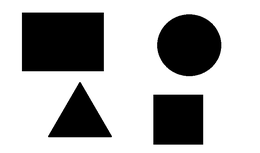
%> input picture bw_sekil.png, 260 x 153 px, shrunk from 746 x 438 before the run
$ octave sekil_bilgileri.m   (GNU Octave 9; MATLAB toolbox functions it lacks are replaced by stand-ins)
%> lines starting %> are read from the running program, lines starting %| are printed output that depends on the picture; in (x1, y1, x2, y2) boxes, pixels count from 0 and x2, y2 are one past the last pixel; in counts of white or black regions, pixels touching at a corner belong together; the program's own positions count from 1
resimOrjinal = imread('bw_sekil.png');
%> resimOrjinal is the input picture: size 153x260x3 uint8; min 0, max 255, mean 176.6
% resmi yükledik


subplot(2,2,1);
imshow(resimOrjinal);
title('Orjinal Resim');
% orjinal resmi 4'e böldüğümüz alanın 1 numaralı kısmına yerleştirdik(figure'de)


resimsiyah=(resimOrjinal(:,:,1)/3)+(resimOrjinal(:,:,2)/3)+(resimOrjinal(:,:,3)/3);
% renk dizilerinin 1/3 oranıyla gri renk elde edildi


resimrenkkodu=sum(sum(resimsiyah));
%> resimrenkkodu = 7025775
resimrenkkodu=resimrenkkodu/(max(size(resimsiyah))* min(size(resimsiyah)));
%> resimrenkkodu = 176.6
resimrenkkodu=round(resimrenkkodu);
%> resimrenkkodu = 177
% resmin renk kodu hesaplandı


resimsiyah=resimsiyah<50;
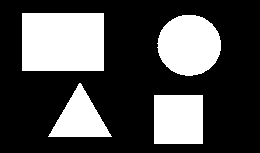
%> resimsiyah: size 153x260 logical; 30.1% white; 4 white regions, box (x1, y1, x2, y2) and area: (22, 13, 104, 71) 4756, (157, 15, 221, 76) 3048, (154, 95, 203, 144) 2401, (48, 83, 112, 137) 1768
% Gri olan Resimde belli bir eşik değerin altında kalan (50) renkleri logical olarak bir veya sıfır diye kodladık


resimsiyah=[resimsiyah.*1];
% Logical olan dizi tipi üzerinde işlem yapmak yerine diziyi normal double dizi tipine dönüşümünü sağlandı.


etiket=2;
% etiket 2 den başlamasının sebebi 0 ve 1 değerleri zaten dizide mevcut bunlar haricindeki en küçük sayı 2 dir.


while(find(resimsiyah==1))
% resimde 1 değerine sahip piksel bulunduğu müddetçe döngü işlemlere devam edecek.


[birx,biry] = find(resimsiyah==1,1);
% ilk bulduğu 1 pikselinin x ve y değerleri alınacak.


ekle=etiket;
% bu eşitlemenin sebebi komşularından biri daha önce etiketlenmiş mi yoksa sadece 1 veya 0 mı diye kontrol etmek


if ~(resimsiyah(birx-1,biry)==1 || resimsiyah(birx-1,biry)==0)
ekle=resimsiyah(birx-1,biry);
end
% ust (burada önem sırasına göre komşuları dizdim bu elemanın hemen üstündeki piksel daha önceden etiketlenmiş mi diye bakılıyor.)


if ~(resimsiyah(birx-1,biry-1)==1 || resimsiyah(birx-1,biry-1)==0)
ekle=resimsiyah(birx-1,biry-1);
end
% sol ust ( az önceki uste kıyasla daha önemli olan komşunun etiketi diye varmı bakılıyor.)


if ~(resimsiyah(birx,biry-1)==1 || resimsiyah(birx,biry-1)==0)
ekle=resimsiyah(birx,biry-1);
end
% sol (sol ust komşuluğa göre daha önemli olan sol taraftaki piksel etiketi varmı kontrolu yapılıyor.)


if ~(resimsiyah(birx+1,biry-1)==1 || resimsiyah(birx+1,biry-1)==0)
ekle=resimsiyah(birx+1,biry-1);
end
%sol alt ( En önemli komşu piksel etiketi var mı diye bakılıyor eğer varsa diğer iflere girse bile bu değeri alıcaktır.)


if ekle~=etiket
resimsiyah(birx,biry)=ekle;
else
resimsiyah(birx,biry)=ekle;
etiket=etiket+1;
end
end
%> this loop made 11973 passes
%> (birx, biry, etiket) on pass 1: (14, 23, 3)
%> (birx, biry) on passes 2 to 7: (15, 23), (16, 23), (17, 23), (18, 23), (19, 23), (20, 23)
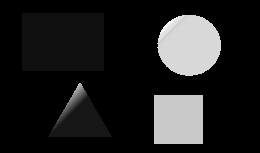
%> resimsiyah: size 153x260 double; min 0, max 33, mean 4.2; drawn with min black and max white
%> after the loop, etiket = 34
% tüm 4 lü komşulara bakıldı fakat ilk başta eşitlediğimiz ekle ve etiket değeri aynı mı diye bakılıcak. Çünkü komşuluklardan birine
% bile girmişse o zaman aynı olmazlar dolayısıyla resimde bu sahip olduğu etiketi almalıdır.

% yukarıdaki döngüde aynı nesne birçok etikete sahip olabilir. bu durumu
% düzeltmek için etiketler arası uzaklık kontrolu yapılıyor. Böylece
% program aynı nesneye farklı iki etiket vermiş ise bunu uzaklık denklemi
% ile fark edip düzeltiyor. Böylece her nesne farklı bir etiket ile
% belirtilicek.

etiket=etiket-1;
%> etiket = 33
while etiket>2
[a1,b1]=find(resimsiyah==etiket,1);
[a2,b2]=find(resimsiyah==etiket-1,1);
if sqrt((a1-a2).^2 + (b1-b2).^2)   <=20
resimsiyah(resimsiyah==etiket)=etiket-1;
end
etiket=etiket-1;
end
%> this loop made 31 passes
%> (a1, b1, a2, b2, etiket) on passes 1 to 12: (28, 164, 31, 162, 32), (31, 162, 33, 161, 31), (33, 161, 36, 160, 30), (36, 160, 39, 159, 29), (39, 159, 48, 158, 28), (48, 158, 44, 158, 27), (44, 158, 96, 155, 26), (96, 155, 85, 79, 25), (85, 79, 87, 78, 24), (87, 78, 89, 77, 23), (89, 77, 92, 75, 22), (92, 75, 94, 74, 21)
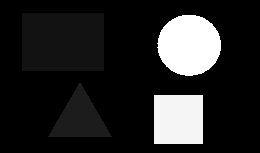
%> resimsiyah: size 153x260 double; 8.49% of pixels changed, all inside (x1, y1, x2, y2) = (49, 15, 221, 135); drawn with min black and max white

disp('*** 1 ***');
nesneetiketleri=unique(resimsiyah);
%> nesneetiketleri = [0; 2; 3; 26; 27]
fprintf('Özellikleri Bulunan Toplam Nesne Sayısı= %d\n',length(nesneetiketleri)-1);
%| Özellikleri Bulunan Toplam Nesne Sayısı= 4
% bulunan nesne sayıları yazdırılır


disp('*** 2 ***');
fprintf('Resmin Ortalama Renk Kodu= %d\n',resimrenkkodu);
%| Resmin Ortalama Renk Kodu= 177
% bulunan nesnelerin renk kodları ekrana yazdırılır


disp('*** 3 ***');
subplot(2,2,2);
imshow(resimsiyah);
hold on
title('Nesnelerin Alanları');
tur=0;
for i = 2:length(nesneetiketleri)
tur=tur+1;
[alanx,alany]=find(resimsiyah== nesneetiketleri(i));
plot(alany,alanx,'g.')
fprintf('%d.Nesnenin Alanı= %d\n',tur,length(alanx));
end
%> this loop made 4 passes
%| 1.Nesnenin Alanı= 4756
%| 2.Nesnenin Alanı= 1768
%| 3.Nesnenin Alanı= 2401
%| 4.Nesnenin Alanı= 3048
% tüm nesnelerin alanları ekrana yazdırılır


disp('*** 4 ***');
subplot(2,2,3);
imshow(resimsiyah);
hold on
title('Nesnelerin Ağırlık Merkezleri');
tur=0;
for i = 2:length(nesneetiketleri)
tur=tur+1;
[alanx,alany]=find(resimsiyah== nesneetiketleri(i));
alanxmean=round(mean(alanx));
alanymean=round(mean(alany));
plot(alanymean,alanxmean,'r.','MarkerSize',5)
fprintf('%d.Nesnenin Ağırlık Merkezi: X=%d ,Y=%d\n',tur,alanymean,alanxmean);
end
%> this loop made 4 passes
%> (alanxmean, alanymean) on passes 1 to 4: (43, 64), (119, 80), (120, 179), (46, 190)
%| 1.Nesnenin Ağırlık Merkezi: X=64 ,Y=43
%| 2.Nesnenin Ağırlık Merkezi: X=80 ,Y=119
%| 3.Nesnenin Ağırlık Merkezi: X=179 ,Y=120
%| 4.Nesnenin Ağırlık Merkezi: X=190 ,Y=46
% bu alanda tüm nesnelerin ağırlık merkezleri bulundu.


disp('*** 5 ***');
subplot(2,2,4);
imshow(resimsiyah);
title('Nesnelerin Çevreleri');
hold on
kenar=[];
tur=0;
for i = 2:length(nesneetiketleri)
kenar=[];
tur=tur+1;
while(find(resimsiyah== nesneetiketleri(i)))
[plotx,ploty] = find(resimsiyah== nesneetiketleri(i),1);
% bu alanda tüm nesnelerin çevreleri bulundu.


%ust kenarları bul
if  (resimsiyah(plotx-1,ploty)==0)
kenar=[kenar;plotx,ploty];


% sol kenarları bul
elseif (resimsiyah(plotx,ploty-1)==0)
kenar=[kenar;plotx,ploty];


%sağ kenarları
elseif (resimsiyah(plotx,ploty+1)==0)
kenar=[kenar;plotx,ploty];


%alt kenarları bul
elseif (resimsiyah(plotx+1,ploty)==0)
kenar=[kenar;plotx,ploty];
end


resimsiyah(plotx,ploty)=nesneetiketleri(i)-1;
end


plot(kenar(:,2),  kenar(:,1), 'b.','MarkerSize',5)
fprintf('%d.Nesnenin Çevresi= %d\n',tur,max(size(kenar)));
end
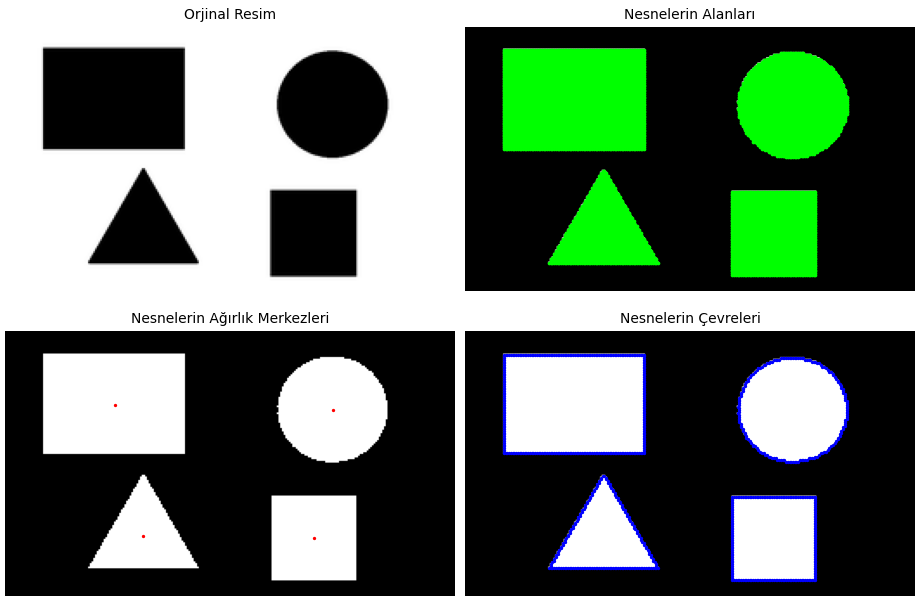
%> figure redrawn from the program's plot data, 4 panels
disp('*********');


clear a1 a2 alanx alanxmean alany alanymean b1 b2 birx biry ekle etiket i kenar plotx ploty tur resimrenkkodu nesneetiketleri resimOrjinal resimsiyah;
disp('Nesnelerin Özellikleri Grafik Üzerinde Çizilmiştir.');


%http://www.bulentsiyah.com/siyah-beyaz-resim-uzerindeki-nesnelerin-ozelliklerini-bulma-hazir-olmayan-metotlarla-matlab/

$ run again, with 1.png copied over bw_sekil.png
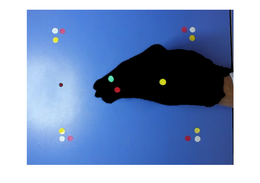
%> input picture 1.png, 260 x 183 px, shrunk from 805 x 566 before the run
%> resimOrjinal is the input picture: size 183x260x3 uint8; mean R, G, B 131.3, 152.6, 191.2
%> `resimrenkkodu=sum(sum(resimsiyah));`: resimrenkkodu = 7535701
%> `resimrenkkodu=resimrenkkodu/(max(size(resimsiyah))* min(size(resimsiya..`: resimrenkkodu = 158.4
%> `resimrenkkodu=round(resimrenkkodu);`: resimrenkkodu = 158
%> the loop `while(find(resimsiyah==1))` made 5927 passes
%> (birx, biry) on passes 1 to 8: (87, 94), (85, 95), (86, 95), (87, 95), (88, 95), (89, 95), (83, 96), (84, 96)
%> after the loop `while(find(resimsiyah==1))`: etiket = 13
%> `etiket=etiket-1;`: etiket = 12
%> the loop `while etiket>2` made 10 passes
%> (a1, b1, a2, b2, etiket) on passes 1 to 8: (146, 233, 109, 233, 11), (109, 233, 97, 233, 10), (97, 233, 86, 233, 9), (86, 233, 82, 232, 8), (82, 232, 67, 231, 7), (67, 231, 11, 230, 6), (11, 230, 94, 96, 5), (94, 96, 83, 96, 4)
%> after the loop `while etiket>2`:
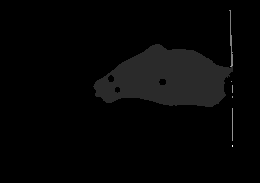
%> resimsiyah: size 183x260 double; min 0, max 12, mean 0.261; drawn with min black and max white
%> nesneetiketleri = [0; 2; 6; 7; 12]
%| Özellikleri Bulunan Toplam Nesne Sayısı= 4
%| Resmin Ortalama Renk Kodu= 158
%> the loop `for i = 2:length(nesneetiketleri)` made 4 passes
%> (alanx, alany) on pass 4: ([146; 147], [233; 233])
%> (printed output is left out)
%> the loop `for i = 2:length(nesneetiketleri)` made 4 passes
%> (alanxmean, alanymean) on passes 1 to 3: (79, 167), (41, 232), (111, 233)
%> (printed output is left out)
%> the loop `for i = 2:length(nesneetiketleri)` made 4 passes
%| 1.Nesnenin Çevresi= 377
%| 2.Nesnenin Çevresi= 78
%| 3.Nesnenin Çevresi= 48
%| 4.Nesnenin Çevresi= 2
%> after the loop `for i = 2:length(nesneetiketleri)`:
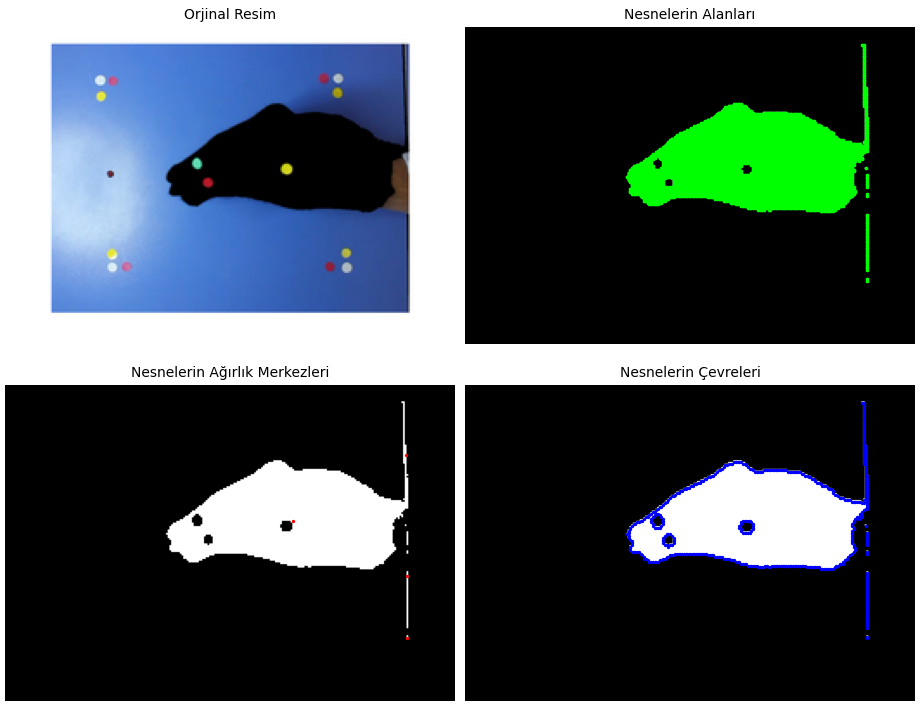
%> figure redrawn from the program's plot data, 4 panels
